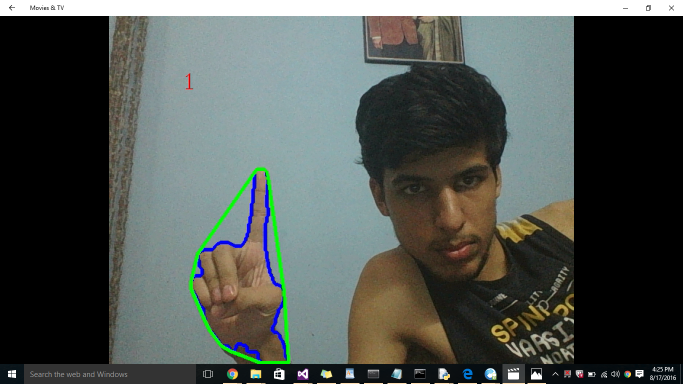
#> input picture handDetection/1.png, 1366 x 768 px, given in place of the camera (shown at 1/2 size)
$ python hand.py   (Python 2 division)   (older library calls are emulated)
#> lines starting #> are read from the running program, lines starting #| are printed output that depends on the picture; after the words box and inside, x2 and y2 are one past the last pixel; in counts of white or black regions, pixels touching at a corner belong together
import numpy as np
import cv2
import os

#os.chdir("C:\Users\SHIVAM MAHAJAN\Desktop")
def nothing(x):
    pass

vc = cv2.VideoCapture(0)
cv2.namedWindow("hand")
cv2.createTrackbar("hue_lower","hand",0,255,nothing)  # 1) Creating trackbar for lower hue value so as to find the desired colored object in frame.
cv2.createTrackbar("hue_upper","hand",30,255,nothing) # Creating trackbar for upper hue value for same reason as above.
cv2.createTrackbar("saturation_lower","hand",41,255,nothing)  # Creating trackbar for lower saturation value for same reason as above.
cv2.createTrackbar("saturation_upper","hand",152,255,nothing)  # Creating trackbar for upper saturation value for same reason as above.
cv2.createTrackbar("value_lower","hand",69,255,nothing)    # Creating trackbar for lower value for same reason as above.
cv2.createTrackbar("value_upper","hand",220,255,nothing)    # Creating trackbar for upper value for same reason as above.
out = cv2.VideoWriter('video2.avi',-1, 20.0, (640,480))
while(1):

    ret,frame = vc.read()                                 # Reading one image frame from webcam.
#> frame is the input picture: shape (768, 1366, 3); mean B, G, R 80.6, 84.9, 79

    #cv2.imshow("frame",frame)
    frame_hsv = cv2.cvtColor(frame,cv2.COLOR_BGR2HSV)     # Converting RGB system to HSV system.
#> frame_hsv: shape (768, 1366, 3); mean H, S, V 44.2, 41.1, 89.8
    hl = cv2.getTrackbarPos("hue_lower","hand")
    hu = cv2.getTrackbarPos("hue_upper","hand")
    sl = cv2.getTrackbarPos("saturation_lower","hand")
    su = cv2.getTrackbarPos("saturation_upper","hand")
    vl = cv2.getTrackbarPos("value_lower","hand")
    vu = cv2.getTrackbarPos("value_upper","hand")
    hand_lower = np.array([hl,sl,vl])
    hand_upper = np.array([hu,su,vu])
    mask = cv2.inRange(frame_hsv,hand_lower,hand_upper)
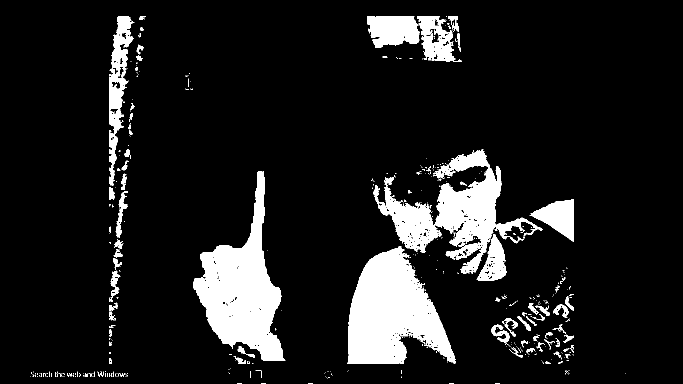
#> mask: shape (768, 1366) (shown at 1/2 size); 11.3% white; 471 white regions (394 under 20 px), largest, box (x1, y1, x2, y2) and area: (695, 493, 912, 728) 31066, (387, 343, 571, 721) 30271, (746, 299, 1085, 548) 25364
    ret,mask = cv2.threshold(mask,127,255,0)            # Region lying in HSV range of hand_lower and hand_upper has intensity : 255, rest 0
    kernel = np.ones((7,7),np.uint8)
    mask = cv2.morphologyEx(mask,cv2.MORPH_OPEN,kernel)      # Performing Open operation (Increasing the white portion) to remove the noise from image
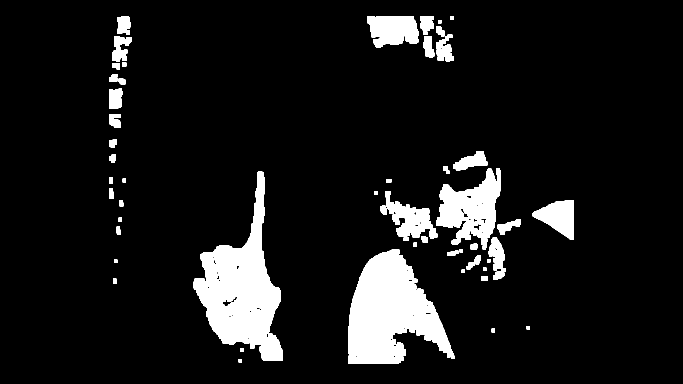
#> mask: shape (768, 1366) (shown at 1/2 size); 9.4% white; 53 white regions, largest, box (x1, y1, x2, y2) and area: (387, 343, 566, 721) 29902, (696, 498, 909, 728) 29468, (872, 336, 1002, 499) 11245
    mask = cv2.morphologyEx(mask,cv2.MORPH_CLOSE,kernel)     # Performing the Close operation (Decreasing the white portion)
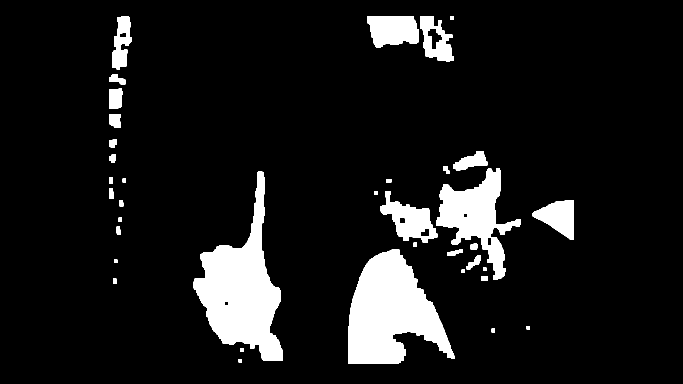
#> mask: shape (768, 1366) (shown at 1/2 size); 9.7% white; 37 white regions
    mask = cv2.bilateralFilter(mask,5,75,75)                 # Applying bilateral filter to further remove noises in image and keeping the boundary of hands sharp.
    #cv2.imshow("image2",mask)
    _,contours,_ = cv2.findContours(mask,cv2.RETR_TREE,cv2.CHAIN_APPROX_SIMPLE)  # finding the approximate contours of all closed objects in image
#> contours = 44 contours; largest, box (x1, y1, x2, y2) and area: (387, 343, 566, 721) 29806, (696, 498, 909, 728) 29318, (872, 336, 1041, 560) 14364, (760, 382, 875, 485) 5411, (735, 32, 838, 96) 5120
    drawing = np.zeros(frame.shape,np.uint8)               #
    max=0                                                   #
    ci = 0                                                  #
    for i in range(len(contours)):                          #
        cnt = contours[i]                                   #      Finding the contour with maximum size. (hand when kept considerably closer to webcam in comparison to face.
        area = cv2.contourArea(cnt)                         #
        if area>max:                                        #
            max = area                                      #
            ci = i                                          #
#> this loop made 44 passes
#> (cnt, area, max) on passes 1, 2, 5: ([[477, 718], [477, 724], [483, 724], [483, 718]], 36, 36), ([[480, 696], [480, 703], [486, 703], [486, 696]], 42, 42), ([[226, 557], [226, 567], [232, 567], [232, 557]], 60, 60)
#> (area, max) on passes 6, 10, 12, 27: (98, 98), (325, 325), (29317.5, 29317.5), (29805.5, 29805.5)
#> after the loop, ci = 26; max = 29805.5
    cnt = contours[ci]                                      # cnt is the largest contour
#> cnt = contour of 335 points, box (x1, y1, x2, y2) (387, 343, 566, 721), area 29806
    epsilon = 0.25*cv2.arcLength(cnt,True)                  # Further trying to better approximate the contour by making edges sharper and using lesser number of points to approximate contour cnt.
#> epsilon = 284.3
    approx = cv2.approxPolyDP(cnt,epsilon,True)
#> approx = [[516, 343], [565, 720]]
    hull = cv2.convexHull(cnt,returnPoints=True)            # Finding the convex hull of largest contour
#> hull = contour of 15 points, box (x1, y1, x2, y2) (387, 343, 566, 721), area 43614
    cv2.drawContours(frame,[cnt],0,(255,0,0),3)             # storing the hull points and contours in "frame" image variable(matrix).
    cv2.drawContours(frame,[hull],0,(0,255,0),3)            #   (")
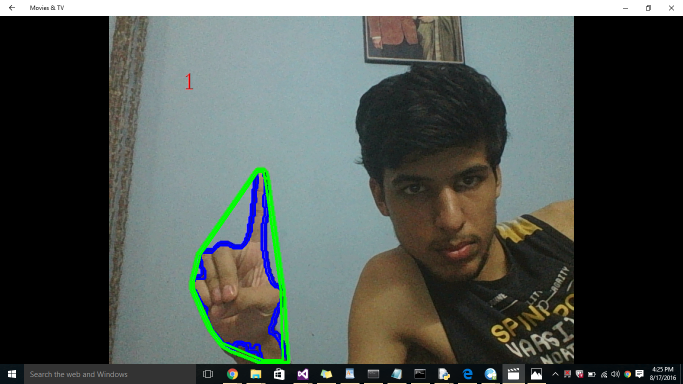
#> frame: shape (768, 1366, 3) (shown at 1/2 size); mean B, G, R 80.6, 85.1, 78.1
    hull = cv2.convexHull(cnt, returnPoints= False)
#> hull = [334, 332, 329, 271, 213, 212, 211, 173, 148, 139, 97, 96, 78, 3, 0]
    defects = cv2.convexityDefects(cnt,hull)                # Finding the defects between cnt contour and convex hull of hand.
#> defects = [[0, 3, 1, 181], [3, 78, 41, 16164], [78, 96, 91, 5264], [97, 139, 130, 2277], [139, 148, 147, 429], [148, 173, 161, 696], [173, 211, 198, 6525], [213, 271, 237, 6547], [271, 329, 313, 6761], [329, 332, 331, 588], [332, 334, 333, 114]]
    count = 0                                               # count is keeping track of number of defect points
    for i in range(defects.shape[0]):# count is keeping track of number of defect points
        s,e,f,d = defects[i,0]
        if d > 14000 and d<28000:                            # If normal distance between farthest point(defect) and contour is > 14000 and < 28000, it is the desired defect point.
            start = tuple(cnt[s][0])
            end = tuple(cnt[e][0])
            far = tuple(cnt[f][0])
            cv2.circle(frame,far,5,[0,0,255],-1)             # draw a circle/ dot at the defect point.
            count += 1                                       # count is keeping track of number of defect points
            print d
#> this loop made 11 passes
#> (s, e, f, d, start, end, far) on pass 2: (3, 78, 41, 16164, (514, 345), (401, 508), (491, 489))
#| 16164
#> frame: shape (768, 1366, 3); 0.01% of pixels changed, all inside (x1, y1, x2, y2) = (486, 484, 497, 495)
#> after the loop, count = 1
    #cv2.drawContours(frame,[cnt],0,(255,0,0),3)
    font = cv2.FONT_HERSHEY_COMPLEX
#> font = 3
    cv2.putText(frame,str(count+1),(100,100),font,1,(0,0,255),1)    # Outputting "count + 1"in "frame"and displaying the output.
#> frame: shape (768, 1366, 3); mean B, G, R 80.6, 85.1, 78.2

    #out.write(frame)                                                 # To save the video
    cv2.imshow('frame',frame)
    if cv2.waitKey(20) == 27:
#> (key Esc is pressed here)
        break


vc.release()
out.release()
cv2.destroyAllWindows()
